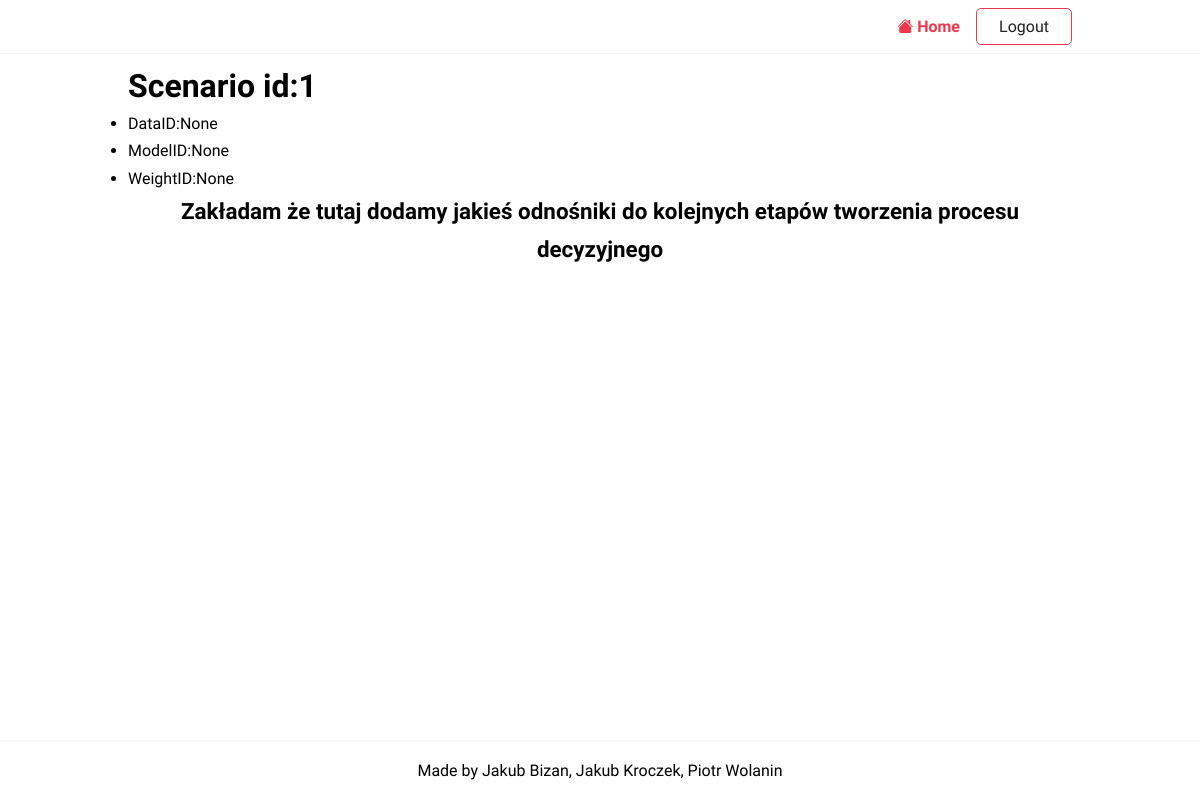
Page /scenarios/view/1 (signed in) on the committed database.
### projekt/models/decisionScenarios.py (models this page shows)
class DecisionScenarios(m.Model):
    modelID = m.ForeignKey(Models, on_delete=m.CASCADE, null=True, blank=True)
    dataID = m.ForeignKey(Data, on_delete=m.CASCADE, null=True, blank=True)
    weightID = m.ForeignKey(Weights, on_delete=m.CASCADE, null=True, blank=True)
    userID = m.ForeignKey(User, on_delete=m.CASCADE)

### projekt/views/facilitator_views.py (the view)
# urls.py: path('scenarios/view/<pk>', ScenarioDetailView.as_view(), name='scenario-detail')
class ScenarioDetailView(LoginRequiredMixin, DetailView):
    model = DecisionScenarios
    template_name = 'projekt/scenario_detail.html'

### templates/projekt/scenario_detail.html
{%extends 'base.html'%}
{%block content%}
<h1>Scenario id:{{ object.id }}</h1>
<ul>
    <li>DataID:{{ object.dataID }}</li>
    <li>ModelID:{{ object.modelID }}</li>
    <li>WeightID:{{ object.weightID }}</li>
</ul>
<h2 style="text-align: center;">Zakładam że tutaj dodamy jakieś odnośniki do kolejnych etapów tworzenia procesu decyzyjnego</h2>
{%endblock content%}

### projekt/static/css/style.css (style rules this page uses)
:root { --color-primary: #ee394c; --color-secondary: #86b7fe; --color-light: #f2f2f2; --color-gray: #ced4da; --color-dark: #212121; --color-white: #ffffff; --color-error: #e2442f; --color-warning: #ffc900; --color-info: #02a2b9; --color-success: #1ba345; --color-input: #00d1b2; --border-radius: 5px; }
* { margin: 0; padding: 0; box-sizing: border-box; text-rendering: optimizeLegibility; }
html, body { height: 100%; }
body { font-family: 'Dosis', sans-serif; font-size: 1rem; line-height: 1.7; display: flex; flex-direction: column; }
h1 { font-size: 2rem; line-height: 1.5; }
h2 { font-size: 1.4rem; }

### rows in the picture
DecisionScenarios: id "1", dataID "None", modelID "None", weightID "None"
